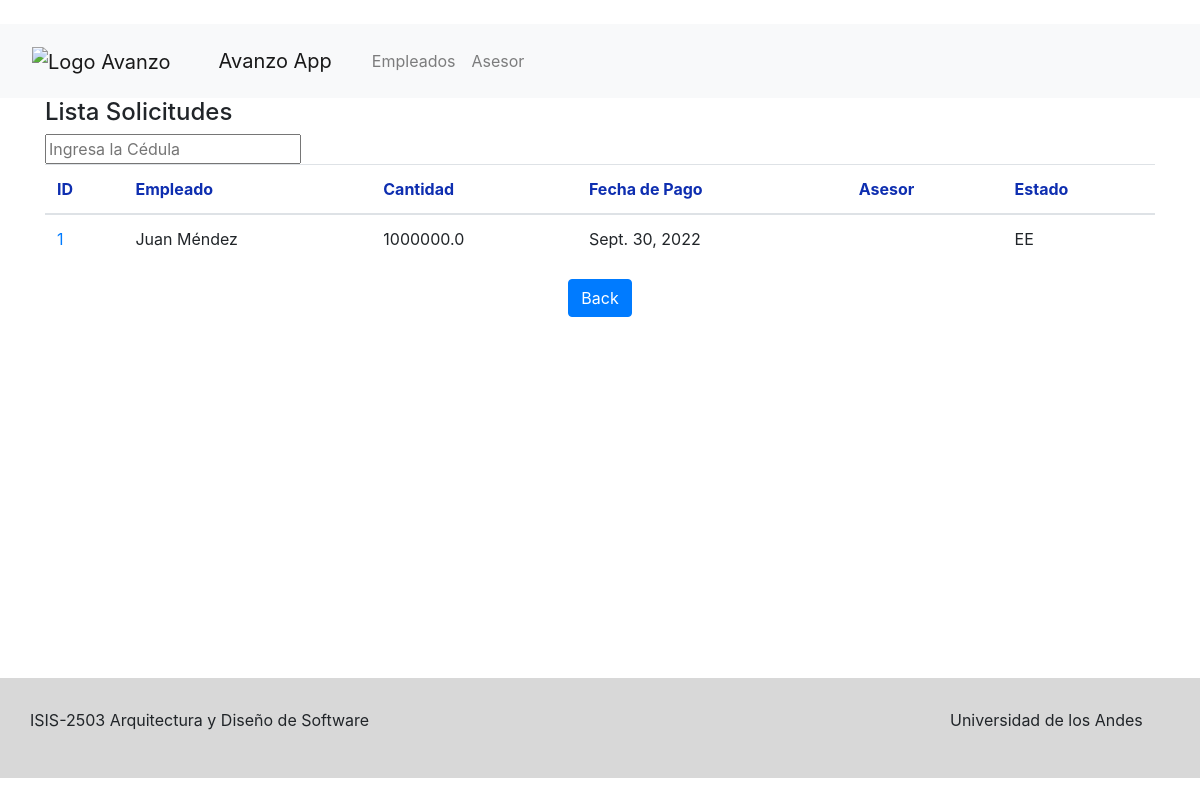
Before: /asesor/ with the older database file.
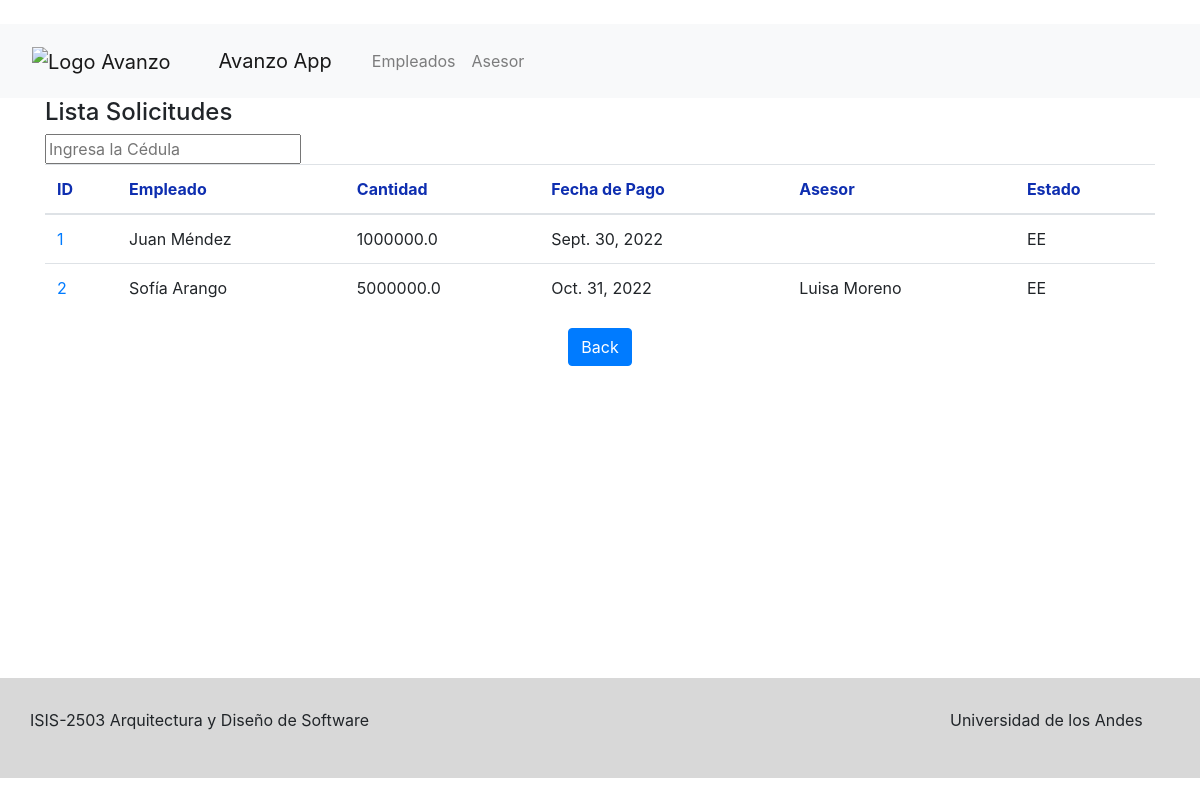
After: the same page with the newer database file.
### Solicitud/models.py (models this page shows, shortened)
class Solicitud(models.Model):
    empleadoAfiliado = models.ForeignKey(EmpleadoAfiliado, on_delete=models.CASCADE)
    cantidad = models.FloatField()
    fechaPago = models.DateField()
    asesor = models.ForeignKey(AsesorAvanzo, on_delete=models.CASCADE, null = True, blank = True)
    class Enumeracion(models.TextChoices):
        EN_ESPERA = ("EE", "En Espera")
        APROBADO = ('AP', 'Aprobado')
        REPROBADO = ('RP', 'Reprobado')
        REINTENTE = ('RE', 'Reintente subiendo documentos más fiables')
    estado = models.CharField(
        max_length = 2,
        choices = Enumeracion.choices,
        default = Enumeracion.EN_ESPERA
    )

### EmpleadoAfiliado/models.py (models this page shows, shortened)
class EmpleadoAfiliado(models.Model):
    nombre = models.CharField(max_length=50)
    identificacion = models.CharField(max_length=15)
    empresa = models.ForeignKey(EmpresaAfiliada, on_delete=models.CASCADE)

### AsesorAvanzo/models.py (models this page shows, shortened)
class AsesorAvanzo(models.Model):
    nombre = models.CharField(max_length=50)
    identificacion = models.CharField(max_length=15)

### AsesorAvanzo/views.py (the view)
# urls.py: path('asesor/', views.listaSolicitudes, name="listaSolicitudes"),
def listaSolicitudes(request):
    solicitudes = get_solicitudes()
    id=request.GET.get('q')
    if id != None:
        print("id " ,id)
        old = solicitudes
        solicitudes = getSolicitudesByEmpleado(id)
        if (solicitudes == None):
            solicitudes = old
    return render(request, 'asesor.html', {'solicitudes': solicitudes})

### AsesorAvanzo/logic/logic_asesorAvanzo.py (called while the page is built)
def get_solicitudes():
    queryset = Solicitud.objects.all()
    return queryset

### AsesorAvanzo/templates/asesor.html
{% extends 'base.html' %} {% block content %}
<div class="content">
  <div class="">
    <div class="page-header-title">
      <h4 class="page-title">Lista Solicitudes</h4>
      <div class="panel panel-default">
        <div class="panel-body">
          <form action="{% url 'listaSolicitudes' %}" method="get">
            <input
              name="q"
              type="text"
              placeholder="Ingresa la Cédula"
            />
          </form>
          <table class="table table-hover">
            <thead>
              <tr style="color: #0e2eb0">
                <th>ID</th>
                <th font color="red">Empleado</th>
                <th>Cantidad</th>
                <th>Fecha de Pago</th>
                <th>Asesor</th>
                <th>Estado</th>
              </tr>
            </thead>
            <tbody>
             {% for Solicitud in solicitudes %}
              <tr>
                <td>
                  <a href="{% url 'detailSolicitud' Solicitud.id %}">{{ Solicitud.id }}</a
                  >
                </td>
                <td>{{ Solicitud.empleadoAfiliado.nombre }}</td>
                <td>{{ Solicitud.cantidad }}</td>
                <td>{{ Solicitud.fechaPago }}</td>
                <td>{{ Solicitud.asesor.nombre }}</td>
                <td>{{ Solicitud.estado }}</td>
              </tr>
              {% endfor %}
            </tbody>
          </table>
          <div style="text-align: center">
            <button
              type="button"
              class="btn btn-primary waves-effect waves-light"
              onClick=" window.location.href='/' "
            >
              Back
            </button>
          </div>
        </div>
      </div>
    </div>
  </div>
</div>
{% endblock %}

### Avanzo/templates/base.html (shortened to what this page needs)
<!DOCTYPE html>
<html>
    <head>
        <link rel="stylesheet" href="https://stackpath.bootstrapcdn.com/bootstrap/4.1.3/css/bootstrap.min.css">
    </head>
    <body>
        <br>
        <nav class="navbar navbar-expand-lg navbar-light bg-light">
            <nav class="navbar navbar-light bg-light">
                <a class="navbar-brand" href="/">
                <img src="#" width="45" height="45" alt="Logo Avanzo">
                </a>
            </nav>
          <nav class="navbar navbar-light bg-light">
              <a class="navbar-brand" href="/">
                  Avanzo App
              </a>
          </nav>
          <div class="collapse navbar-collapse" id="navbarSupportedContent">
            <ul class="navbar-nav mr-auto">
                <li class="nav-item">
                    <a class="nav-link" href="/empleados/">Empleados</a>
                </li>
                <li class="nav-item">
                    <a class="nav-link" href="/asesor/">Asesor</a>
                </li>
            </ul>
          </div>
        </nav>
        <main>
          <div class="container" style="min-height: 580px;">
          {% block content %}
          {% endblock %}
          </div>
        </main>
    </body>
        <footer style="background-color: #D8D8D8; position: relative; bottom: 0; width: 100%; height: 100px;">
            <div style="padding: 30px">
                <div style="float: left; width: 400px;" >ISIS-2503 Arquitectura y Diseño de Software</div>
                <div style="float: right; width: 220px;" >Universidad de los Andes</div>
                <br>
            </div>
            <br>
        </footer>
</html>

Changed rows visible on the page:
added Solicitud: id "2", empleadoAfiliado.nombre "Sofía Arango", cantidad "5000000.0", fechaPago "Oct. 31, 2022", asesor.nombre "Luisa Moreno", estado "EE"
